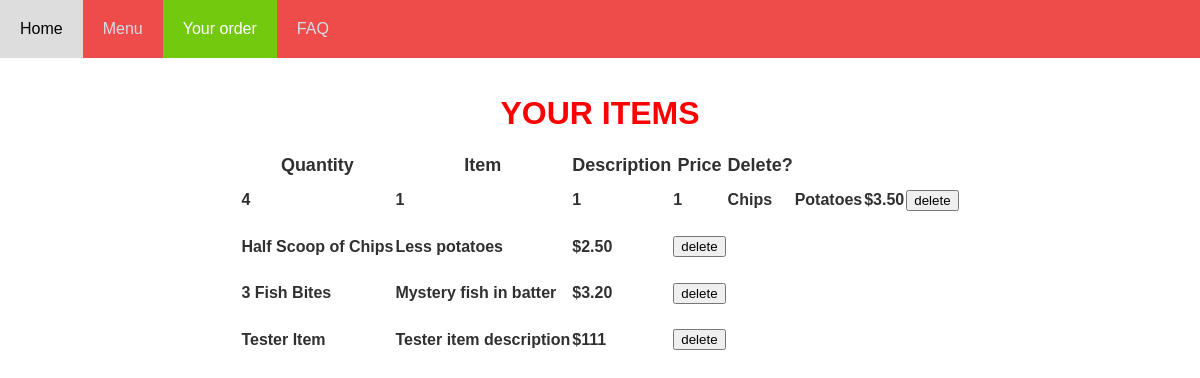
The page /orders on the database its author committed.
### tables this page shows
CREATE TABLE item (id INTEGER PRIMARY KEY, name STRING, description STRING, price DECIMAL, type STRING (100));

### main.py (the view)
@app.route("/orders")
def orders():
    cursor = get_db().cursor()
    sql = "SELECT item_id, name, description, price, order_item.item_id FROM item INNER JOIN order_item ON item.id = order_item.item_id"
    cursor.execute(sql)
    sql = cursor.fetchall()
    cursor = get_db().cursor()
    distinct = "SELECT DISTINCT item_id, name, description, price, order_item.item_id FROM item INNER JOIN order_item ON item.id = order_item.item_id ORDER BY item_id"
    cursor.execute(distinct)
    distinct = cursor.fetchall()
    cursor = get_db().cursor()
    count = "SELECT COUNT (item_id) FROM order_item GROUP BY item_id"
    cursor.execute(count)
    count = cursor.fetchall()
    return render_template("order.html", sql = sql, distinct= distinct, count=count)

### main.py (called while the page is built)
def get_db():
    db = getattr(g, '_database', None)
    if db is None:
        db = g._database = sqlite3.connect(DATABASE)
    return db

@app.teardown_appcontext
def close_connection(exception):
    db = getattr(g, '_database', None)
    if db is not None:
        db.close()

### templates/order.html (shortened to what this page needs)
<!DOCTYPE html>
<html lang="en">
<head>
</head>
<body>
<link rel="stylesheet" href={{url_for('static',filename='stickymenu.css')}}>
  <div id="navbar">
      <a href="http://127.0.0.1:5000/home">Home</a>
      <a href="http://127.0.0.1:5000/menu">Menu</a>
      <a class = "active" href="http://127.0.0.1:5000/orders">Your order</a>
      <a href="http://127.0.0.1:5000/faq">FAQ</a>
    </div>
  <div class="content">
  <h1>YOUR ITEMS</h1>
  <table class="center table-styling">
      <tr>
        <th>Quantity</th>
        <th>Item</th>
        <th>Description</th>
        <th>Price</th>
        <th>Delete?</th>
      </tr>
      <tr class ="hover table-styling">
        {% for item in count%}
        <td><h2>{{ item [0] }}</h2></td>
        {% endfor %}
  {% for item in distinct%}
    <td><h2>{{ item [1] }}</h2></td>
    <td><h2>{{ item [2] }}</h2></td>
    <td><h2>{{ item [3] }}</h2></td>
    <td>
      <form action="/delete" method="post">
        <input type="submit" value="delete">
      </form>
    </td>
</tr>
  {% endfor %}
  </table>
  </div>
</body>
</html>

### static/stickymenu.css (style rules this page uses)
* { font-family: sans-serif; }
#navbar { overflow: hidden; background-color: rgb(238, 75, 75); }
#navbar a { float: left; display: block; color: #d8dee7; text-align: center; padding: 20px; text-decoration: none; font-family: Arial, Helvetica, sans-serif; }
html,body { padding:0; margin:0; }
body { margin: 0; }
.content { padding: 16px; }
#navbar a.active { background-color: #72c90e; color: white; }
h1 { color: red; text-align: center; font-family: Arial, Helvetica, sans-serif; }
h2 { color: rgb(48, 48, 48); font-family: Arial, Helvetica, sans-serif; font-size: medium; text-align: left; }
table.center { margin-left: auto; margin-right: auto; }
th { color: rgb(48, 48, 48); font-family: Arial, Helvetica, sans-serif; font-size: large; text-align: center; }
.table-styling { border-collapse: collapse; }

### rows shown on the page
item: item "Chips", description "Potatoes", price "$3.50"
item: name "Half Scoop of Chips", description "Less potatoes", price "$2.50"
item: name "3 Fish Bites", description "Mystery fish in batter", price "$3.20"
item: name "Tester Item", description "Tester item description", price "$111"

### other values the page prints
{{ item [0] }} "4" "1" "1" "1"
